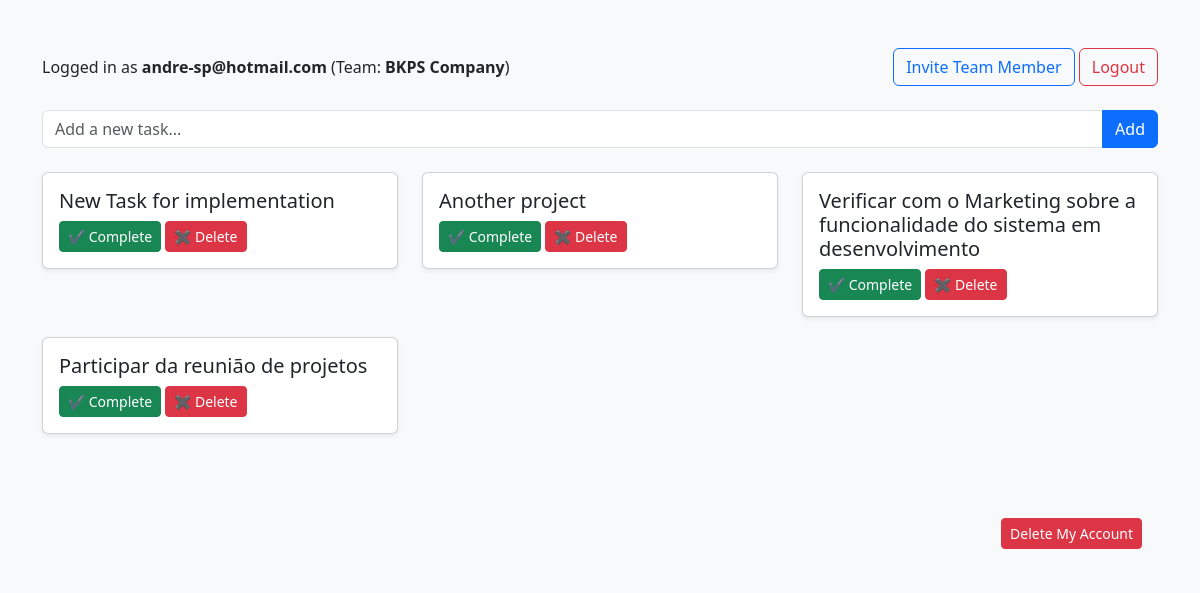
/ (signed in), run on the app's committed database.
### tables this page shows
CREATE TABLE todos (
                id INTEGER PRIMARY KEY AUTOINCREMENT,
                task TEXT NOT NULL,
                status TEXT NOT NULL,
                user_id INTEGER NOT NULL,
                team_id INTEGER,
                api_response TEXT,
                FOREIGN KEY (user_id) REFERENCES users(id),
                FOREIGN KEY (team_id) REFERENCES teams(id)
            );

### app.py (the view, shortened to what this page needs)
@app.route('/')
def index():
    if 'user_id' not in session:
        return redirect(url_for('login'))
    user_id = session['user_id']
    team_id = session.get('team_id')
    conn = sqlite3.connect('todo.db')
    c = conn.cursor()
    if team_id:
        c.execute('''
            SELECT todos.id, todos.task, todos.status, todos.user_id, todos.api_response
            FROM todos
            JOIN users ON todos.user_id = users.id
            WHERE users.team_id=?
            ORDER BY todos.id DESC
        ''', (team_id,))
    tasks = c.fetchall()
    conn.close()
    return render_template('index.html', tasks=tasks, team_name=session.get('team_name', 'No Team'))

### templates/index.html (shortened to what this page needs)
<!DOCTYPE html>
<html lang="en">
<head>
    <link href="https://cdn.jsdelivr.net/npm/bootstrap@5.3.2/dist/css/bootstrap.min.css" rel="stylesheet">
</head>
<body>
<div class="container py-5">
    <div class="d-flex justify-content-between align-items-center mb-4">
        <div>
          <p class="mb-0">Logged in as <strong>{{ session['email'] }}</strong> (Team: <strong>{{ team_name }}</strong>)</p>
        </div>
        <div>
          <a href="/invite" class="btn btn-outline-primary">Invite Team Member</a>
          <a href="/logout" class="btn btn-outline-danger">Logout</a>
        </div>
    </div>
    <form action="/add" method="POST" class="input-group mb-4">
        <input type="text" name="task" class="form-control" placeholder="Add a new task..." required>
        <button type="submit" class="btn btn-primary">Add</button>
    </form>
    <div class="row">
        {% for task in tasks %}
        <div class="col-md-4">
            <div class="card shadow-sm">
                <div class="card-body">
                    <h5 class="card-title {% if task[2] == 'Completed' %}completed{% endif %}">
                        {{ task[1] }}
                    </h5>
                    {% if task[2] != 'Completed' %}
                        <a href="/complete/{{ task[0] }}" class="btn btn-success btn-sm">✔ Complete</a>
                    {% endif %}
                    <a href="/delete/{{ task[0] }}" class="btn btn-danger btn-sm">✖ Delete</a>
                </div>
            </div>
        </div>
        {% endfor %}
    </div>
    <footer class="bg-light text-end p-3 mt-5">
        <form action="{{ url_for('delete_user', user_id=session['user_id']) }}" method="POST">
            <button type="submit" class="btn btn-danger btn-sm">
                Delete My Account
            </button>
        </form>
    </footer>
</div>
</body>
</html>

### templates/index.html (style rules this page uses)
body { background-color: #f8f9fa; }
.card { margin-bottom: 20px; }

### data on the page
todos: task "New Task for implementation"
todos: task "Another project"
todos: task "Verificar com o Marketing sobre a funcionalidade do sistema em desenvolvimento"
todos: task "Participar da reunião de projetos"

### other printed values
{{ session['email'] }} "andre-sp@hotmail.com"
{{ team_name }} "BKPS Company"
